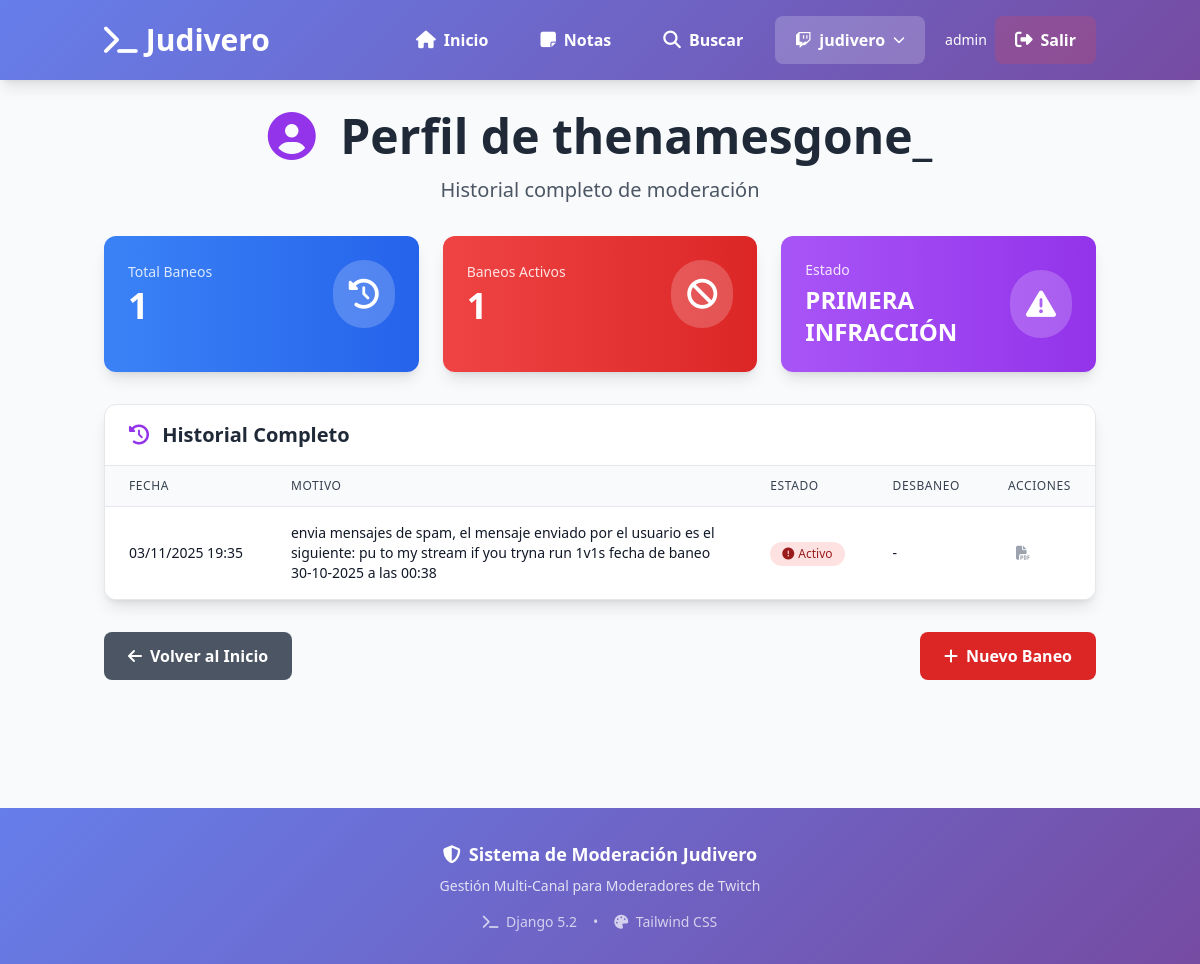
Screenshot of /perfil/thenamesgone_/ (signed in) with the database file from the repository.
### core/models.py (models this page shows, shortened)
class CanalTwitch(models.Model):
    nombre = models.CharField(max_length=100, unique=True, help_text="Nombre del canal de Twitch")
    streamer = models.CharField(max_length=100, help_text="Nombre del streamer/dueño del canal")
    descripcion = models.TextField(blank=True, null=True, help_text="Notas sobre el canal o reglas especiales")
    url_twitch = models.URLField(blank=True, null=True)
    color_distintivo = models.CharField(max_length=7, default="#9147ff", help_text="Color hex para identificar el canal")
    activo = models.BooleanField(default=True, help_text="¿Sigues siendo mod en este canal?")
    fecha_inicio_moderacion = models.DateTimeField(auto_now_add=True)
    total_comandos = models.IntegerField(default=0, editable=False)
    total_baneos_activos = models.IntegerField(default=0, editable=False)
    class Meta:
        verbose_name = 'Canal de Twitch (Moderación)'
        verbose_name_plural = 'Canales de Twitch (Moderación)'
        ordering = ['nombre']

class Baneos(models.Model):
    canal = models.ForeignKey(
        CanalTwitch,
        on_delete=models.CASCADE,
        related_name='baneos',
        null=True  # Para migración, luego quitar
    )
    user = models.ForeignKey(
        settings.AUTH_USER_MODEL,
        on_delete=models.CASCADE,
        related_name='baneos_usuario',
        null=True
    )
    nombre_usuario = models.CharField(max_length=200)
    fecha_baneo = models.DateTimeField(auto_now_add=True)
    motivo = models.TextField()
    desbaneo = models.DateTimeField(null=True, blank=True)
    activo = models.BooleanField(default=True)
    imagen = models.ImageField(
        upload_to='baneos/imagenes/',
        validators=[FileExtensionValidator(['svg', 'png', 'jpg', 'jpeg'])],
        blank=True,
        null=True,
        help_text="Imagen relacionada con el baneo"
    )
    class Meta:
        verbose_name = 'Baneo'
        verbose_name_plural = 'Baneos'
        ordering = ['-fecha_baneo']

### core/views.py (the view)
# urls.py: path('perfil/<str:nombre_usuario>/', views.perfil_usuario, name='perfil_usuario'),
@login_required
def perfil_usuario(request, nombre_usuario):
    canal_actual = get_canal_actual(request)
    canales = CanalTwitch.objects.filter(activo=True)
    if not canal_actual:
        return redirect('inicio')
    baneos = Baneos.objects.filter(
        canal=canal_actual,
        nombre_usuario=nombre_usuario
    ).order_by('-fecha_baneo')
    total_baneos = baneos.count()
    baneos_activos = baneos.filter(activo=True).count()
    context = {
        'nombre_usuario': nombre_usuario,
        'baneos': baneos,
        'total_baneos': total_baneos,
        'baneos_activos': baneos_activos,
        'canal_actual': canal_actual,
        'canales': canales,
    }
    return render(request, 'core/perfil_usuario.html', context)

### core/views.py (called while the page is built)
@login_required
def get_canal_actual(request):
    canal_id = request.session.get('canal_actual_id')
    if canal_id:
        try:
            return CanalTwitch.objects.get(id=canal_id, activo=True)
        except CanalTwitch.DoesNotExist:
            pass
    canal = CanalTwitch.objects.filter(activo=True).first()
    if canal:
        request.session['canal_actual_id'] = canal.id
    return canal

### core/templates/core/perfil_usuario.html (shortened to what this page needs)
{% extends 'core/base.html' %}
{% block content %}
<div class="max-w-7xl mx-auto">
    <div class="text-center mb-8">
        <h1 class="text-4xl md:text-5xl font-bold text-gray-800 mb-4">
            <i class="fas fa-user-circle text-purple-600 mr-3"></i>
            Perfil de {{ nombre_usuario }}
        </h1>
        <p class="text-xl text-gray-600">
            Historial completo de moderación
        </p>
    </div>
    <div class="grid grid-cols-1 md:grid-cols-3 gap-6 mb-8">
        <div class="bg-gradient-to-r from-blue-500 to-blue-600 rounded-xl shadow-lg p-6 text-white">
            <div class="flex items-center justify-between">
                <div>
                    <p class="text-blue-100 text-sm font-medium mb-1">Total Baneos</p>
                    <h3 class="text-4xl font-bold">{{ total_baneos }}</h3>
                </div>
                <div class="bg-white bg-opacity-20 p-4 rounded-full">
                    <i class="fas fa-history text-3xl"></i>
                </div>
            </div>
        </div>
        <div class="bg-gradient-to-r from-red-500 to-red-600 rounded-xl shadow-lg p-6 text-white">
            <div class="flex items-center justify-between">
                <div>
                    <p class="text-red-100 text-sm font-medium mb-1">Baneos Activos</p>
                    <h3 class="text-4xl font-bold">{{ baneos_activos }}</h3>
                </div>
                <div class="bg-white bg-opacity-20 p-4 rounded-full">
                    <i class="fas fa-ban text-3xl"></i>
                </div>
            </div>
        </div>
        <div class="bg-gradient-to-r from-purple-500 to-purple-600 rounded-xl shadow-lg p-6 text-white">
            <div class="flex items-center justify-between">
                <div>
                    <p class="text-purple-100 text-sm font-medium mb-1">Estado</p>
                    <h3 class="text-2xl font-bold">
                        {% if total_baneos > 1 %}
                            REINCIDENTE
                        {% else %}
                            PRIMERA INFRACCIÓN
                        {% endif %}
                    </h3>
                </div>
                <div class="bg-white bg-opacity-20 p-4 rounded-full">
                    <i class="fas fa-exclamation-triangle text-3xl"></i>
                </div>
            </div>
        </div>
    </div>
    <div class="bg-white rounded-xl shadow-lg border border-gray-200 overflow-hidden mb-8">
        <div class="border-b border-gray-200 px-6 py-4">
            <h2 class="text-xl font-semibold text-gray-800">
                <i class="fas fa-history text-purple-600 mr-2"></i>
                Historial Completo
            </h2>
        </div>
        <div class="overflow-x-auto">
            <table class="min-w-full divide-y divide-gray-200">
                <thead class="bg-gray-50">
                    <tr>
                        <th class="px-6 py-3 text-left text-xs font-medium text-gray-700 uppercase tracking-wider">
                            Fecha
                        </th>
                        <th class="px-6 py-3 text-left text-xs font-medium text-gray-700 uppercase tracking-wider">
                            Motivo
                        </th>
                        <th class="px-6 py-3 text-left text-xs font-medium text-gray-700 uppercase tracking-wider">
                            Estado
                        </th>
                        <th class="px-6 py-3 text-left text-xs font-medium text-gray-700 uppercase tracking-wider">
                            Desbaneo
                        </th>
                        <th class="px-6 py-3 text-left text-xs font-medium text-gray-700 uppercase tracking-wider">
                            Acciones
                        </th>
                    </tr>
                </thead>
                <tbody class="bg-white divide-y divide-gray-200">
                    {% for baneo in baneos %}
                    <tr class="hover:bg-gray-50 transition-colors">
                        <td class="px-6 py-4 whitespace-nowrap text-sm text-gray-900">
                            {{ baneo.fecha_baneo|date:"d/m/Y H:i" }}
                        </td>
                        <td class="px-6 py-4 text-sm text-gray-900">
                            <div class="max-w-md overflow-hidden">
                                {{ baneo.motivo }}
                            </div>
                        </td>
                        <td class="px-6 py-4 whitespace-nowrap">
                            {% if baneo.activo %}
                            <span class="inline-flex items-center px-3 py-1 rounded-full text-xs font-medium bg-red-100 text-red-800">
                                <i class="fas fa-exclamation-circle mr-1"></i>
                                Activo
                            </span>
                            {% else %}
                            <span class="inline-flex items-center px-3 py-1 rounded-full text-xs font-medium bg-green-100 text-green-800">
                                <i class="fas fa-check-circle mr-1"></i>
                                Completado
                            </span>
                            {% endif %}
                        </td>
                        <td class="px-6 py-4 whitespace-nowrap text-sm text-gray-900">
                            {% if baneo.desbaneo %}
                                {{ baneo.desbaneo|date:"d/m/Y H:i" }}
                            {% else %}
                                -
                            {% endif %}
                        </td>
                        <td class="px-6 py-4 whitespace-nowrap text-sm">
                            <div class="flex gap-2">
                                <a href="{% url 'generar_reporte_pdf' nombre_usuario %}"
                                   target="_blank"
                                   class="p-2 text-gray-400 hover:text-red-600 hover:bg-red-50 rounded-lg transition-all"
                                   title="Descargar PDF">
                                    <i class="fas fa-file-pdf"></i>
                                </a>
                            </div>
                        </td>
                    </tr>
                    {% endfor %}
                </tbody>
            </table>
        </div>
    </div>
    <div class="flex justify-between items-center mb-8">
        <a href="{% url 'inicio' %}"
           class="bg-gray-600 hover:bg-gray-700 text-white px-6 py-3 rounded-lg font-semibold transition-colors flex items-center">
            <i class="fas fa-arrow-left mr-2"></i>
            Volver al Inicio
        </a>
        <a href="{% url 'agregar_baneo' %}"
           class="bg-red-600 hover:bg-red-700 text-white px-6 py-3 rounded-lg font-semibold transition-colors flex items-center">
            <i class="fas fa-plus mr-2"></i>
            Nuevo Baneo
        </a>
    </div>
</div>
{% endblock %}

### core/templates/core/base.html (shortened to what this page needs)
<!DOCTYPE html>
<html lang="es">
<head>
    <script src="https://cdn.tailwindcss.com"></script>
    <link rel="stylesheet" href="https://cdnjs.cloudflare.com/ajax/libs/font-awesome/6.4.0/css/all.min.css">
</head>
<body class="bg-gray-50 min-h-screen">
    <nav class="gradient-bg shadow-lg sticky top-0 z-50">
        <div class="container mx-auto px-4 py-4">
            <div class="flex flex-col md:flex-row md:justify-between md:items-center gap-4">
                <div class="text-center md:text-left">
                    <a href="{% url 'inicio' %}" class="inline-block">
                        <h1
                            class="text-2xl md:text-3xl font-bold text-white flex items-center justify-center md:justify-start">
                            <i class="fas fa-terminal mr-2"></i>
                            Judivero
                        </h1>
                    </a>
                </div>
                <div class="flex flex-wrap justify-center items-center gap-2 md:gap-3">
                    <a href="{% url 'inicio' %}"
                        class="nav-link {% if request.path == '/' %}nav-link-active{% endif %}">
                        <i class="fas fa-home nav-icon"></i>
                        <span>Inicio</span>
                    </a>
                    <a href="{% url 'notas' %}"
                        class="nav-link {% if '/notas' in request.path %}nav-link-active{% endif %}">
                        <i class="fas fa-sticky-note nav-icon"></i>
                        <span>Notas</span>
                    </a>
                    <a href="{% url 'buscar_usuario' %}"
                        class="nav-link {% if '/buscar' in request.path %}nav-link-active{% endif %}">
                        <i class="fas fa-search nav-icon"></i>
                        <span>Buscar</span>
                    </a>
                    {% if canales %}
                    <div class="dropdown">
                        <button onclick="toggleDropdown()"
                            class="nav-link bg-white bg-opacity-20 hover:bg-white hover:bg-opacity-100 hover:text-purple-700 flex items-center gap-2">
                            <i class="fab fa-twitch"></i>
                            <span class="hidden md:inline">{{ canal_actual.nombre|default:"Seleccionar Canal" }}</span>
                            <i class="fas fa-chevron-down text-xs"></i>
                        </button>
                    </div>
                    {% endif %}
                    {% if user.is_authenticated %}
                    <div class="flex items-center gap-2 ml-2">
                        <span class="text-white text-sm hidden md:inline">{{ user.username }}</span>
                        <a href="{% url 'logout' %}"
                           class="nav-link bg-red-500 bg-opacity-20 hover:bg-red-500 hover:bg-opacity-100 hover:text-white">
                            <i class="fas fa-sign-out-alt nav-icon"></i>
                            <span>Salir</span>
                        </a>
                    </div>
                    {% endif %}
                </div>
            </div>
        </div>
    </nav>
    <main class="container mx-auto px-4 py-8">
        {% block content %}
        {% endblock %}
    </main>
    <footer class="gradient-bg text-white py-8 mt-16">
        <div class="container mx-auto px-4">
            <div class="text-center">
                <p class="text-lg font-semibold mb-2">
                    <i class="fas fa-shield-alt mr-2"></i>Sistema de Moderación Judivero
                </p>
                <p class="text-sm opacity-80">
                    Gestión Multi-Canal para Moderadores de Twitch
                </p>
                <div class="mt-4 flex justify-center gap-4 text-sm opacity-70">
                    <span><i class="fas fa-terminal mr-1"></i> Django 5.2</span>
                    <span>•</span>
                    <span><i class="fas fa-palette mr-1"></i> Tailwind CSS</span>
                </div>
            </div>
        </div>
    </footer>
</body>
</html>

### core/templates/core/base.html (style rules this page uses)
.gradient-bg { background: linear-gradient(135deg, #667eea 0%, #764ba2 100%); }
.nav-link { padding: 0.75rem 1.25rem; border-radius: 0.5rem; color: white; font-weight: 600; display: flex; align-items: center; transition: all 0.2s; text-decoration: none; }
.nav-icon { font-size: 1.1rem; margin-right: 0.5rem; }
.dropdown { position: relative; }

### rows the page displays
CanalTwitch: nombre "judivero"
Baneos: nombre_usuario "thenamesgone_", fecha_baneo "03/11/2025 19:35", motivo "envia mensajes de spam, el mensaje enviado por el usuario es el siguiente: pu to my stream if you tryna run 1v1s fecha de baneo 30-10-2025 a las 00:38", activo True (drawn)

### other values shown
{{ user.username }} "admin"
{{ total_baneos }} "1"
{{ baneos_activos }} "1"
